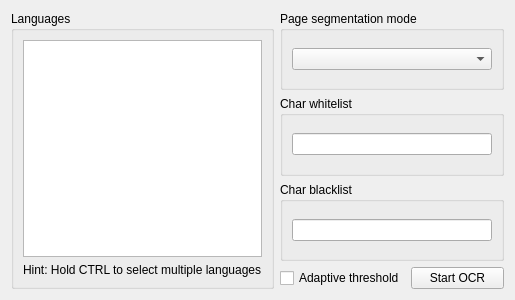
<?xml version="1.0" encoding="UTF-8"?>
<ui version="4.0">
 <class>OCRWidget</class>
 <widget class="QWidget" name="OCRWidget">
  <property name="geometry">
   <rect>
    <x>0</x>
    <y>0</y>
    <width>500</width>
    <height>300</height>
   </rect>
  </property>
  <property name="windowTitle">
   <string>Form</string>
  </property>
  <layout class="QGridLayout" name="gridLayout_5">
   <item row="0" column="0" rowspan="4">
    <widget class="QGroupBox" name="groupBox">
     <property name="title">
      <string>Languages</string>
     </property>
     <layout class="QGridLayout" name="gridLayout">
      <item row="0" column="0">
       <widget class="QTreeView" name="treeView">
        <property name="editTriggers">
         <set>QAbstractItemView::NoEditTriggers</set>
        </property>
        <property name="alternatingRowColors">
         <bool>true</bool>
        </property>
        <property name="selectionMode">
         <enum>QAbstractItemView::ExtendedSelection</enum>
        </property>
        <property name="sortingEnabled">
         <bool>false</bool>
        </property>
        <property name="animated">
         <bool>true</bool>
        </property>
        <attribute name="headerMinimumSectionSize">
         <number>20</number>
        </attribute>
        <attribute name="headerStretchLastSection">
         <bool>false</bool>
        </attribute>
       </widget>
      </item>
      <item row="1" column="0">
       <widget class="QLabel" name="label_2">
        <property name="text">
         <string>Hint: Hold CTRL to select multiple languages</string>
        </property>
       </widget>
      </item>
     </layout>
    </widget>
   </item>
   <item row="0" column="1">
    <widget class="QGroupBox" name="groupBox_4">
     <property name="title">
      <string>Page segmentation mode</string>
     </property>
     <layout class="QGridLayout" name="gridLayout_4">
      <item row="0" column="0">
       <widget class="QComboBox" name="comboBox_PSM">
        <property name="minimumSize">
         <size>
          <width>200</width>
          <height>0</height>
         </size>
        </property>
        <property name="currentIndex">
         <number>-1</number>
        </property>
       </widget>
      </item>
     </layout>
    </widget>
   </item>
   <item row="1" column="1">
    <widget class="QGroupBox" name="groupBox_2">
     <property name="title">
      <string>Char whitelist</string>
     </property>
     <layout class="QGridLayout" name="gridLayout_2">
      <item row="0" column="0">
       <widget class="QLineEdit" name="lineEdit_whitelist"/>
      </item>
     </layout>
    </widget>
   </item>
   <item row="2" column="1">
    <widget class="QGroupBox" name="groupBox_3">
     <property name="title">
      <string>Char blacklist</string>
     </property>
     <layout class="QGridLayout" name="gridLayout_3">
      <item row="0" column="0">
       <widget class="QLineEdit" name="lineEdit_blacklist"/>
      </item>
     </layout>
    </widget>
   </item>
   <item row="3" column="1">
    <layout class="QHBoxLayout" name="horizontalLayout">
     <item>
      <widget class="QCheckBox" name="checkBox">
       <property name="text">
        <string>Adaptive threshold</string>
       </property>
      </widget>
     </item>
     <item>
      <widget class="QPushButton" name="pushButton">
       <property name="text">
        <string>Start OCR</string>
       </property>
       <property name="icon">
        <iconset resource="res.qrc">
         <normaloff>:/breeze-icons-master/icons/actions/32/document-edit-decrypt-verify.svg</normaloff>:/breeze-icons-master/icons/actions/32/document-edit-decrypt-verify.svg</iconset>
       </property>
      </widget>
     </item>
    </layout>
   </item>
  </layout>
 </widget>
 <resources>
  <include location="res.qrc"/>
 </resources>
 <connections/>
</ui>
